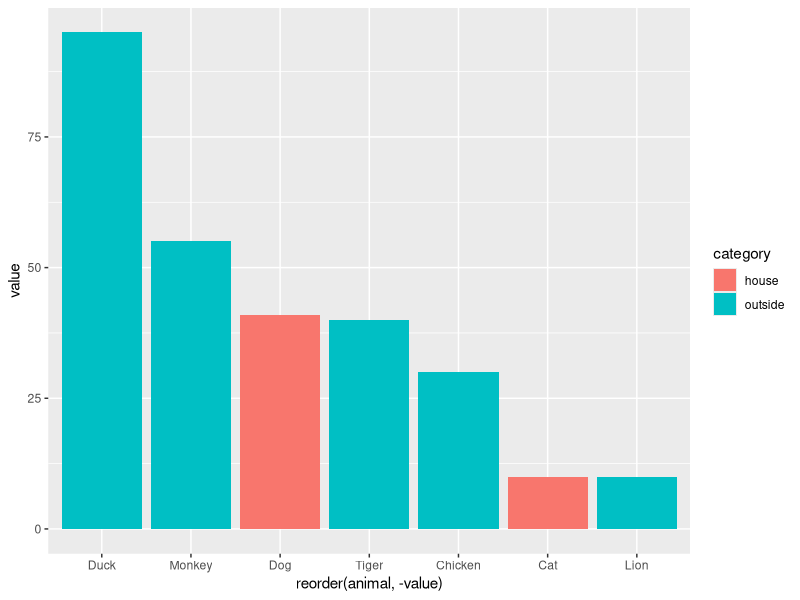
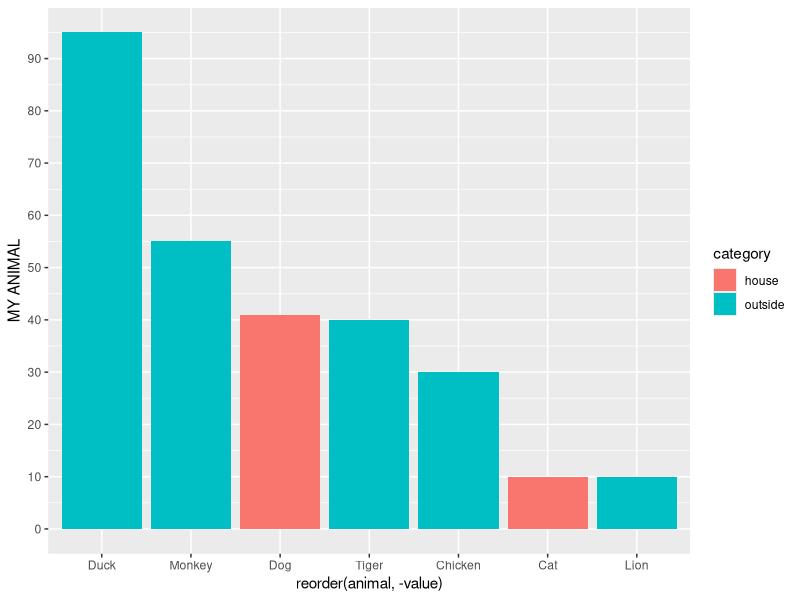
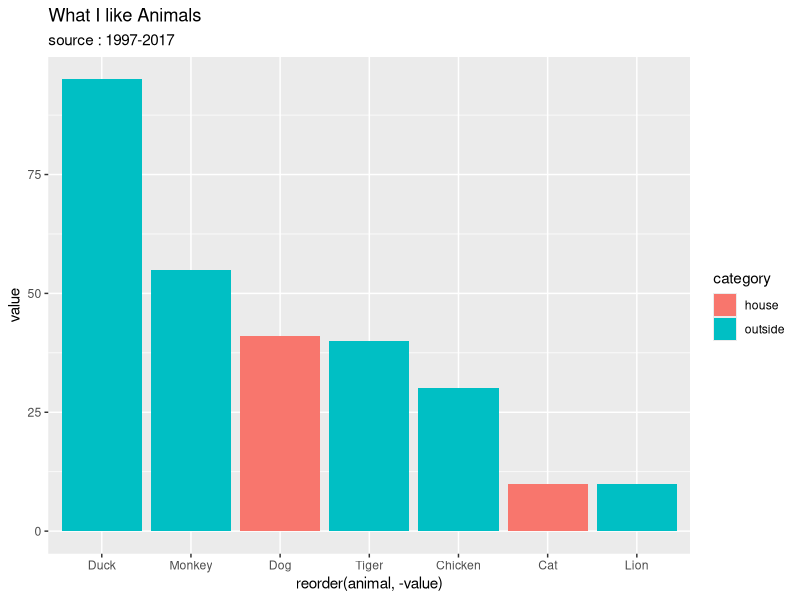
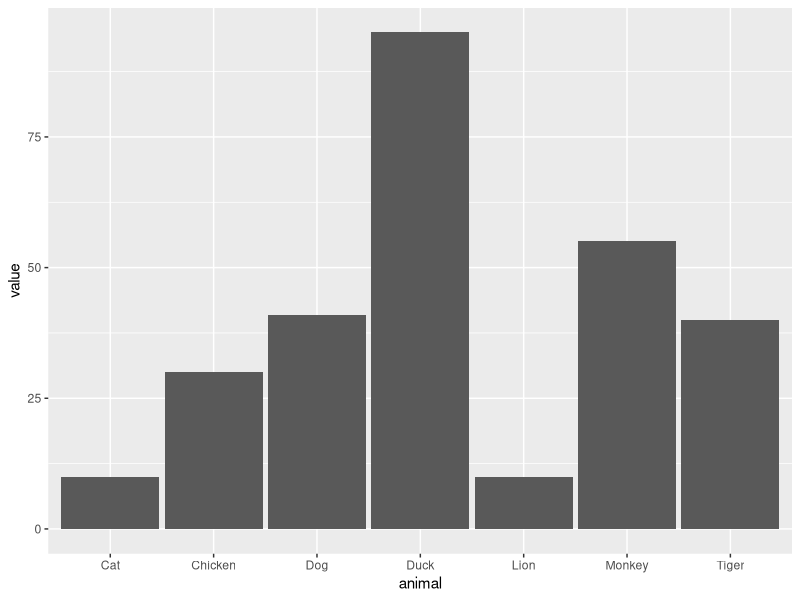
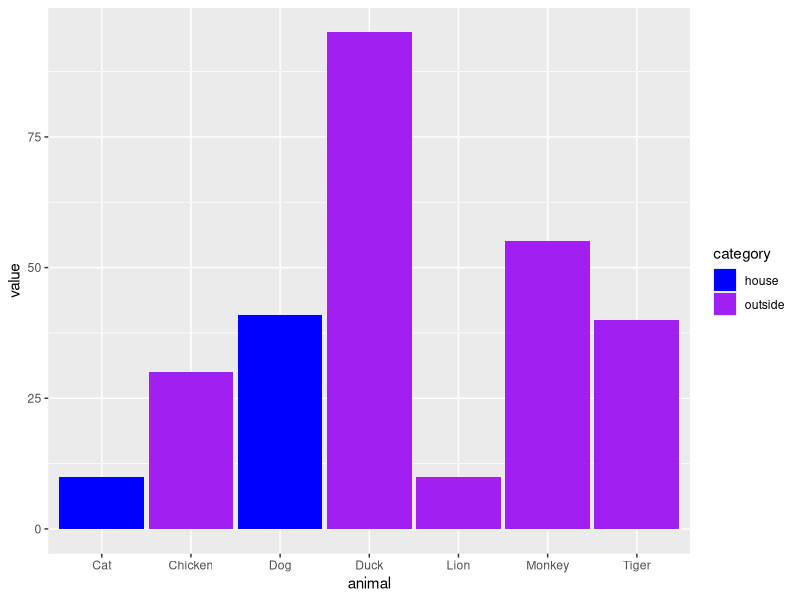
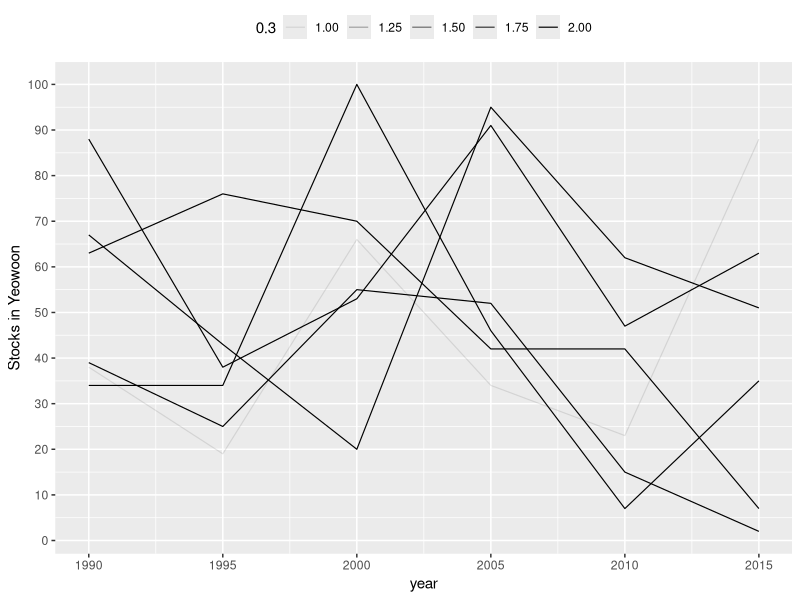

Here is the R script that generated these plots, in order:
# library needed
library(tidyverse)
library(stringr)

#--------------------------------------------------
# R ggplot2 + Guide to Information Graphics (WSK)
#--------------------------------------------------

#--------------------
# Vertical_Bar Chart
#--------------------

#sample data set1
animal <- c("Dog", "Cat", "Monkey", "Chicken", "Duck", "Tiger", "Lion")
value <- sample(100, length(animal), replace = TRUE)
category <- c("house", "house", "outside", "outside", "outside", "outside", "outside")
myanimal <- data.frame(animal, value, category)

#sample data set2
year <- seq(1990, 2017, 5)
year <- rep(year, 6)
year <- sort(year)
year
price <- sample(100, length(year), replace = TRUE)
price <- rep(price, 6)

company <- c("KOREA", "USA", "CHINA", "JAPAN", "INDIA", "FRANCE")
company <- rep(company, 6)

label <- rep(c(1,2,2,2,2,2),6)
stocks <- data.frame(year, price, company,label)
dim(stocks)
# basic bar chart
basic.bar <- ggplot(myanimal, aes(x= reorder(animal, -value), y=value, fill=category)) + 
  geom_bar(stat = "identity")

# y축 scale 범위 조정
basic.bar + ylim(0, max(myanimal$value)) #기본적으로 ggplot2에선 y값의 최대값을 잡는다

# y축 scale 범위 조정 및 ticks 조절 (y 범위 조절의 다른 방법)
# scale_y_continous 함수 안에서 많은 것들을 컨트롤 할 수 있음
basic.bar + scale_y_continuous(breaks = seq(0, max(myanimal$value), 10), # for ticks
                               limits = c(0, max(myanimal$value)), # for range yAxis
                               name = "MY ANIMAL", # name of yAxis
                               position = "left") # yAxis position left(default) or right

# title of chart
basic.bar + ggtitle("What I like Animals", "source : 1997-2017") # main, sub title

# Bar width
ggplot(myanimal, aes(x= animal, y=value)) + 
  geom_bar(stat = "identity", width = 0.95) # width default 0.9

# Manual Colors (fill인지 colour인지 구별잘할것!) 
ggplot(myanimal, aes(x= animal, y=value, fill=category)) + 
  geom_bar(stat = "identity", width = 0.95) +
  scale_fill_manual(values = c("blue", "purple"))

#-------------------------- END --------------------------

#--------------------
# Line Chart
#--------------------
ggplot(stocks, aes(x=year, y=price, group=company), color = label) + 
  geom_line(stat = "identity", size = 0.4, aes(alpha = label)) + # 투명도를 줄 조건 지정
  scale_alpha(c(0.3, 1.0)) + # 투명도 조절
  scale_y_continuous(name = "Stocks in Yeowoon",
                     breaks = seq(0, max(stocks$price), 10)) +
  theme(legend.position = "top") +
  scale_color_manual(values = c("red", "blue"))

